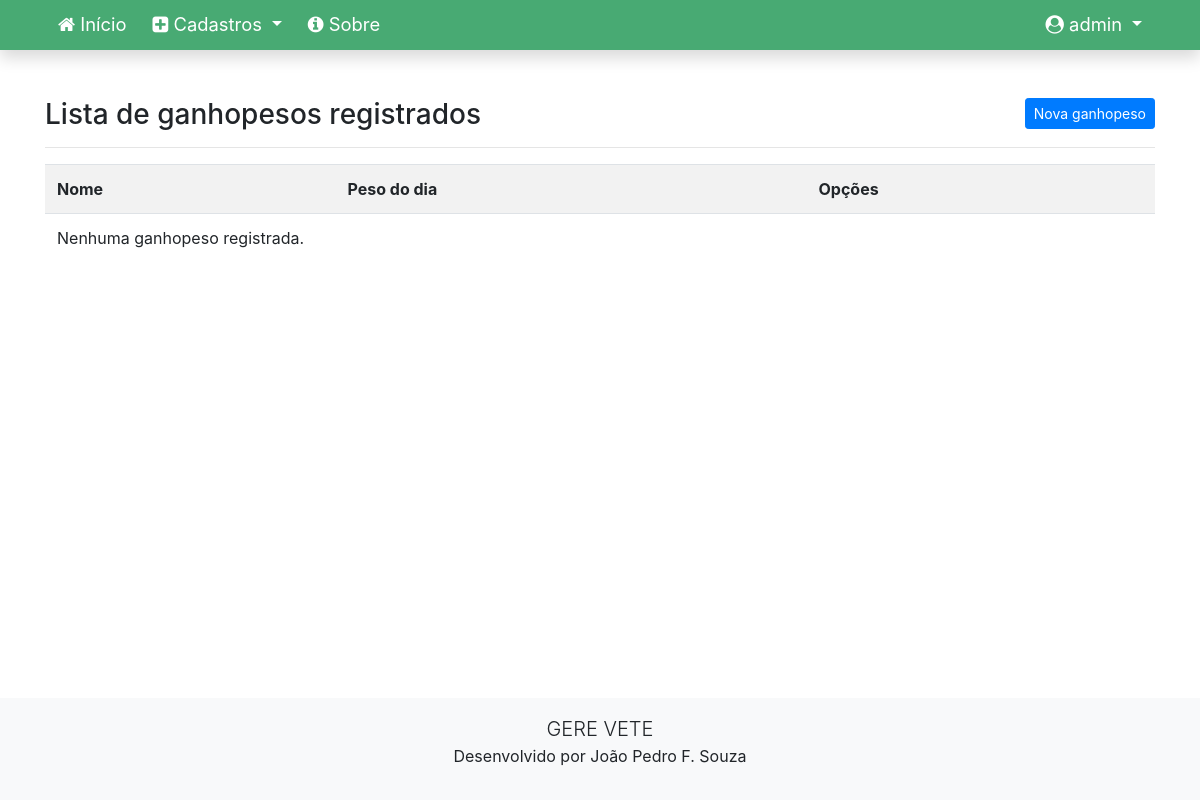
Page /listar/ganhopesos/ (signed in) on the earlier database version.
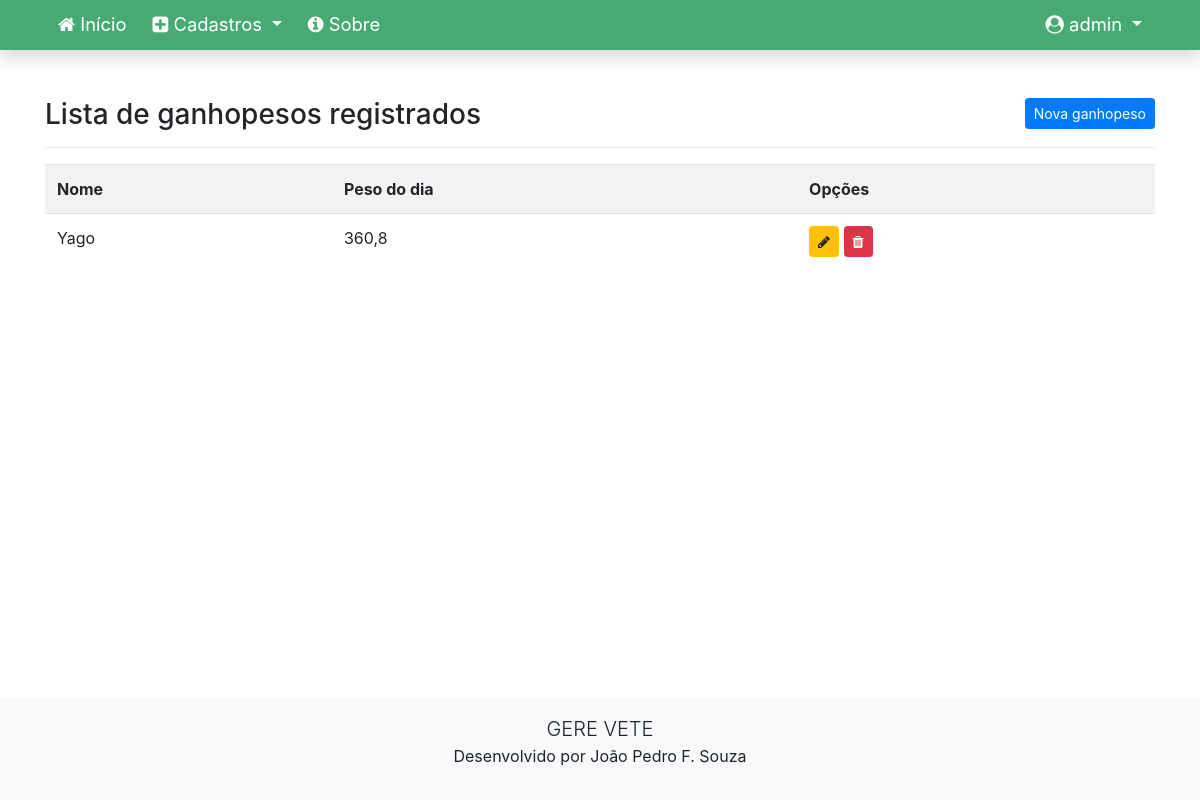
Same page on the later database version.
### cadastros/models.py (models this page shows, shortened)
class GanhoPeso(models.Model):
    dia = models.DateField()
    pesoDia = models.FloatField(verbose_name='Peso por dia')
    quantidadeRacao = models.FloatField(verbose_name='Quantidade de ração')
    animal = models.ForeignKey(Animal, on_delete=models.CASCADE)

class Animal(models.Model):
    nome = models.CharField(max_length=100)
    lote = models.CharField(max_length=100)
    nomePai = models.CharField(max_length=100)
    numeroPai = models.CharField(max_length=100)
    nomeMae = models.CharField(max_length=100)
    numeroMae = models.CharField(max_length=100)
    motivoBaixa = models.CharField(max_length=100)
    partosNaoLancados = models.IntegerField()
    dataNascimento = models.DateField()
    dataBaixa = models.DateField()
    fazenda = models.ForeignKey(Fazenda, on_delete=models.CASCADE)
    usuario = models.ForeignKey(User, on_delete=models.PROTECT)

### cadastros/views.py (the view)
# urls.py: path('listar/ganhopesos/', GanhoPesosList.as_view(), name='ganhopeso-list'),
class GanhoPesosList(LoginRequiredMixin, ListView):
    login_url = reverse_lazy('login')
    model = GanhoPeso
    template_name = 'cadastros/listas/ganhopeso.html'

### cadastros/templates/cadastros/listas/ganhopeso.html
{% extends 'paginas/modelo-blue-deep.html' %}
{% load static %}
{% block conteudo %}
<h3>
    Lista de ganhopesos registrados
    <a href="{% url 'ganhopeso-create' %}" class="btn btn-primary btn-sm float-right">Nova ganhopeso</a>
</h3>
<hr>
<div class="table-responsive">
    <table class="table table-striped">
        <tr>
            <th>Nome</th>
            <th>Peso do dia</th>
            <th>Opções</th>
        </tr>
        {% for ganhopeso in object_list %}
        <tr>
            <td>{{ ganhopeso.animal.nome }}</td>
            <td>{{ ganhopeso.pesoDia }}</td>
            <td>
                <a href="{% url 'ganhopeso-update' ganhopeso.pk %}" class="btn btn-warning btn-sm" title="Editar">
                    <i class="fa fa-pencil" aria-hidden="true"></i>
                </a>
                <a href="{% url 'ganhopeso-delete' ganhopeso.pk %}" class="btn btn-danger btn-sm" title="Excluir">
                    <i class="fa fa-trash" aria-hidden="true"></i>
                </a>
            </td>
        </tr>
        {% empty %}
        <tr>
            <td colspan="3">Nenhuma ganhopeso registrada.</td>
        </tr>
        {% endfor %}
    </table>
</div>
{% endblock %}

Differences in the rows shown:
added GanhoPeso: animal.nome "Yago", pesoDia "360,8"
Other differences:
text no longer shown: "Nenhuma ganhopeso registrada."
